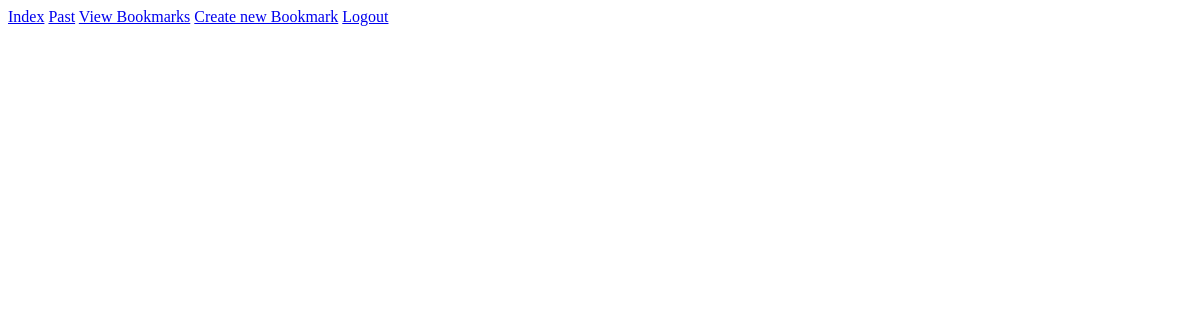
Before: /userbookmarks/ (signed in) with the older database file.
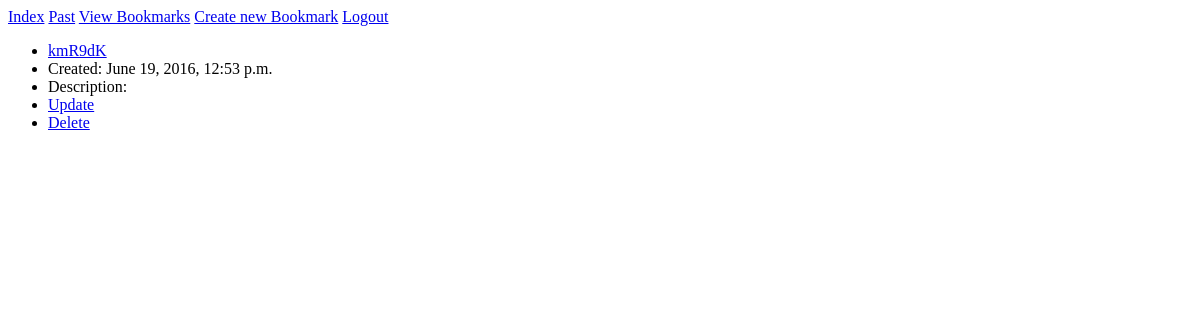
After: the same page with the newer database file.
### appurl/models.py (models this page shows)
class Bookmark(models.Model):
    link = models.TextField()
    shortlink = models.CharField(max_length=50)
    title = models.CharField(max_length=50)
    description = models.TextField(blank=True)
    created = models.DateTimeField(auto_now_add=True)
    user = models.ForeignKey(User)
    view = models.IntegerField(default=0)
    class Meta:
        ordering = ['-created']

### appurl/views.py (the view)
# urls.py: url(r'^userbookmarks/', ViewBookmark.as_view(), name='viewbookmarks'),
class ViewBookmark(TemplateView):
    template_name = "bookmarks.html"
    def get_context_data(self, **kwargs):
        user = self.request.user
        context = super().get_context_data(**kwargs)
        context['bookmark'] = Bookmark.objects.filter(user=user)
        return context

### appurl/templates/bookmarks.html
{% extends 'base.html' %}
{% block content %}
  {% for item in bookmark %}
  <ul>
    <li><a href="{% url 'redirect' item.shortlink %}">{{ item.shortlink }}</a></li>
    <li>Created: {{ item.created }}</li>
    <li>Description: {{ item.description }}</li>
    <li><a href="{{index}}/update/{{ item.id }}">Update</a></li>
    <li><a href="{{index}}/delete/{{ item.id }}">Delete</a></li>
  </ul>
  {% endfor %}
{% endblock %}

### appurl/templates/base.html (shortened to what this page needs)
<!DOCTYPE html>
<html lang="en">
<head>
</head>
<body {% block bodytag %}{% endblock%}>
  <a href="{% url 'index' %}">Index</a>
  <a href="{% url 'past' %}">Past</a>
  {% if request.user.is_authenticated %}
    <a href="{% url 'viewbookmarks' %}">View Bookmarks</a>
    <a href="{% url 'addbookmark' %}">Create new Bookmark</a>
    <a href="{% url 'logout' %}">Logout</a>
  {% else  %}
    <a href="{% url 'signup' %}">Sign up</a>
    <a href="{% url 'login' %}">Login</a>
  {% endif %}
  {% block content %}
  {% endblock %}
</body>
</html>

Changed rows visible on the page:
added Bookmark: shortlink "kmR9dK", created "June 19, 2016, 12:53 p.m."
